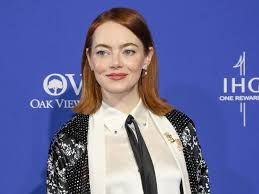
#> input picture week_4/img/emma.jpeg, 259 x 194 px
$ jupyter execute practice-5.ipynb
#> lines starting #> are read from the running program, lines starting #| are printed output that depends on the picture; after the words box and inside, x2 and y2 are one past the last pixel; in counts of white or black regions, pixels touching at a corner belong together
[cell 1]
#Canny Edge Detection

import cv2

# Load the image
image = cv2.imread('img/emma.jpeg', cv2.IMREAD_GRAYSCALE)
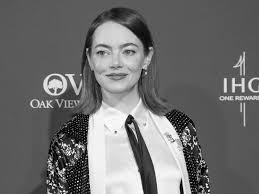
#> image: shape (194, 259); min 0, max 255, mean 111

# Resize images
image = cv2.resize(image, (400,400))
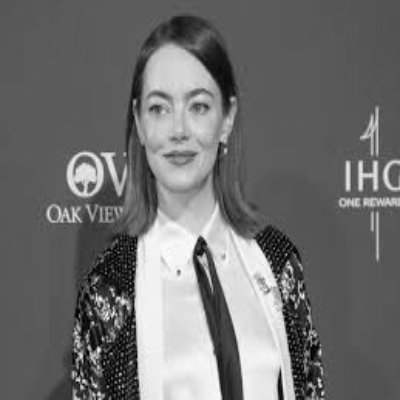
#> image: shape (400, 400); min 0, max 255, mean 110.9

# Define Canny Edge Detection
edges = cv2.Canny(image, 100, 200) #Adjust the threshold values as needed
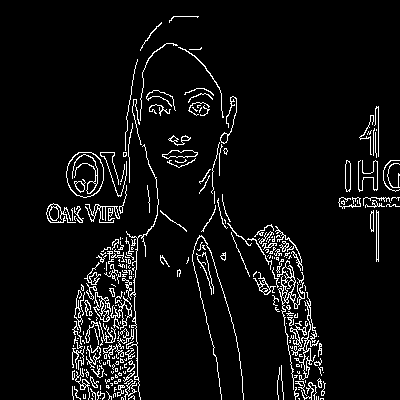
#> edges: shape (400, 400); 5.9% white in thin lines or dots, all inside (x1, y1, x2, y2) = (46, 16, 400, 400)

#Display the original image and the detected edges
cv2.imshow('Original', image)
cv2.imshow('Edges', edges)

#Wait for a key press and close all windows
cv2.waitKey(0)
cv2.destroyAllWindows()

$ run again, with week_4/img/snoop.jpeg copied over week_4/img/emma.jpeg
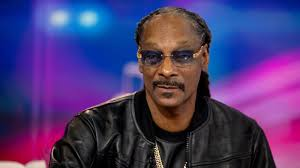
#> input picture week_4/img/snoop.jpeg, 300 x 168 px
#> `image = cv2.resize(image, (400,400))`:
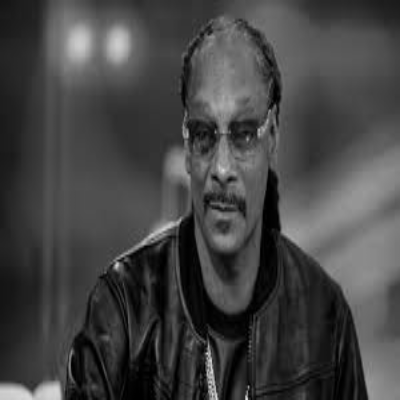
#> image: shape (400, 400); min 0, max 222, mean 68.6
#> `edges = cv2.Canny(image, 100, 200)`:
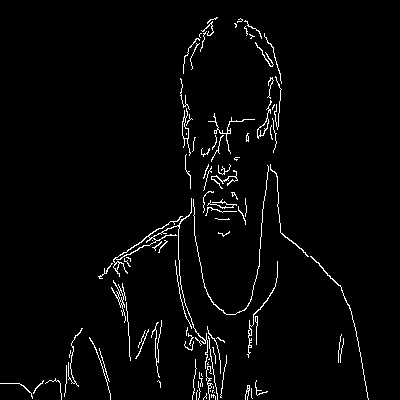
#> edges: shape (400, 400); 2.7% white in thin lines or dots, all inside (x1, y1, x2, y2) = (0, 17, 369, 400)
